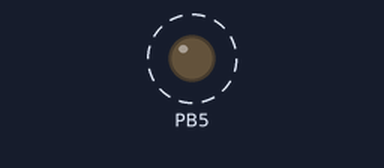
Bench run of a program on a simulated ATmega328P, built with avr-gcc and emulated at 16 MHz. Shown: output pins drawn as LEDs (lit = HIGH). Dashed ring = blinking.

Above: at 0.2 s.
Timing chart, 0 to 3.0 s (numbered marks = the images above):
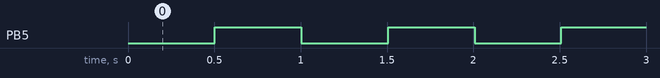

Measured:
- by itself, PB5: alternates HIGH for 0.50 s and LOW for 0.50 s

The program:

main.c
```c
#include <avr/io.h>
#include <avr/interrupt.h>
#include "millis.h"

int main(){
    millis_init();

    // Set port as output
    DDRB |= _BV(DDB5);

    // Enable interrupts
    sei();

    millis_t lastChangeLed = 0;

    while(1){
        millis_t now = millis();

        if(now - lastChangeLed >= 500){
            // Toggle LED
            PORTB ^= _BV(PORTB5);

            // Store time
            lastChangeLed = now;
        }
    }
}
```

millis.c
```c
// (licence header left out)
#include <avr/io.h>
#include <avr/interrupt.h>
#include <avr/power.h>
#include <util/atomic.h>
#include "millis.h"

#ifndef F_CPU
	#error "F_CPU not defined!"
#endif

#if F_CPU < 256 || F_CPU >= 32640000
	#error "Bad F_CPU setting (<256 or >=32640000)"
#endif

#ifndef MILLIS_TIMER
	#error "Bad MILLIS_TIMER set"
#endif

// Decide what what prescaler and registers to use
#if MILLIS_TIMER == MILLIS_TIMER0

// Timer0

#if F_CPU > 16320000 // 16.32MHz - 65.28MHz
	#define CLOCKSEL (_BV(CS20))
	#define PRESCALER 256
#elif F_CPU > 2040000 // 2.04MHz - 16.32MHz
	#define CLOCKSEL (_BV(CS01)|_BV(CS00))
	#define PRESCALER 64
#elif F_CPU > 255 // 256Hz - 2.04MHz
	#define CLOCKSEL (_BV(CS01))
	#define PRESCALER 8
#endif

#define REG_TCCRA		TCCR0A
#define REG_TCCRB		TCCR0B
#define REG_TIMSK		TIMSK0
#define REG_OCR			OCR0A
#define BIT_WGM			WGM01
#define BIT_OCIE		OCIE0A
#ifdef TIMER0_COMPA_vect
	#define ISR_VECT		TIMER0_COMPA_vect
#else
	#define ISR_VECT		TIM0_COMPA_vect
#endif
#define pwr_enable()	power_timer0_enable()
#define pwr_disable()	power_timer0_disable()

#define SET_TCCRA()	(REG_TCCRA = _BV(BIT_WGM))
#define SET_TCCRB()	(REG_TCCRB = CLOCKSEL)

#elif MILLIS_TIMER == MILLIS_TIMER1

// Timer1

// 1KHz - 65.28MHz
#define CLOCKSEL (_BV(CS10))
#define PRESCALER 1

#define REG_TCCRA		TCCR1A
#define REG_TCCRB		TCCR1B
#define REG_TIMSK		TIMSK1
#define REG_OCR			OCR1A
#define BIT_WGM			WGM12
#define BIT_OCIE		OCIE1A
#ifdef TIMER1_COMPA_vect
	#define ISR_VECT		TIMER1_COMPA_vect
#else
	#define ISR_VECT		TIM1_COMPA_vect
#endif
#define pwr_enable()	power_timer1_enable()
#define pwr_disable()	power_timer1_disable()

#define SET_TCCRA()	(REG_TCCRA = 0)
#define SET_TCCRB()	(REG_TCCRB = _BV(BIT_WGM)|CLOCKSEL)

#elif MILLIS_TIMER == MILLIS_TIMER2

// Timer2

#if F_CPU > 16320000 // 16.32MHz - 32.64MHz
	#define CLOCKSEL (_BV(CS22)|_BV(CS20))
	#define PRESCALER 128
#elif F_CPU > 8160000 // 8.16MHz - 16.32MHz
	#define CLOCKSEL (_BV(CS22))
	#define PRESCALER 64
#elif F_CPU > 2040000 // 2.04MHz - 8.16MHz
	#define CLOCKSEL (_BV(CS21)|_BV(CS20))
	#define PRESCALER 32
#elif F_CPU > 255 // 256Hz - 2.04MHz
	#define CLOCKSEL (_BV(CS21))
	#define PRESCALER 8
#endif

#define REG_TCCRA		TCCR2A
#define REG_TCCRB		TCCR2B
#define REG_TIMSK		TIMSK2
#define REG_OCR			OCR2A
#define BIT_WGM			WGM21
#define BIT_OCIE		OCIE2A
#define ISR_VECT		TIMER2_COMPA_vect
#define pwr_enable()	power_timer2_enable()
#define pwr_disable()	power_timer2_disable()

#define SET_TCCRA()	(REG_TCCRA = _BV(BIT_WGM))
#define SET_TCCRB()	(REG_TCCRB = CLOCKSEL)

#else
	#error "Bad MILLIS_TIMER set"
#endif

static volatile millis_t milliseconds;

// Initialise library
void millis_init()
{
	// Timer settings
	SET_TCCRA();
	SET_TCCRB();
	REG_TIMSK = _BV(BIT_OCIE);
	REG_OCR = ((F_CPU / PRESCALER) / 1000);
}

// Get current milliseconds
millis_t millis_get()
{
	millis_t ms;
	ATOMIC_BLOCK(ATOMIC_RESTORESTATE)
	{
		ms = milliseconds;
	}
	return ms;
}

// Turn on timer and resume time keeping
void millis_resume()
{
	pwr_enable();
	REG_TIMSK |= _BV(BIT_OCIE);
}

// Pause time keeping and turn off timer to save power
void millis_pause()
{
	REG_TIMSK &= ~_BV(BIT_OCIE);
	pwr_disable();
}

// Reset milliseconds count to 0
void millis_reset()
{
	ATOMIC_BLOCK(ATOMIC_RESTORESTATE)
	{
		milliseconds = 0;
	}
}

// Add time
void millis_add(millis_t ms)
{
	ATOMIC_BLOCK(ATOMIC_RESTORESTATE)
	{
		milliseconds += ms;
	}
}

// Subtract time
void millis_subtract(millis_t ms)
{
	ATOMIC_BLOCK(ATOMIC_RESTORESTATE)
	{
		milliseconds -= ms;
	}
}

ISR(ISR_VECT)
{
	++milliseconds;
}
```

millis.h
```c
// (licence header left out)
#ifndef MILLIS_H_
#define MILLIS_H_

/**
* Milliseconds data type \n
* Data type				- Max time span			- Memory used \n
* unsigned char			- 255 milliseconds		- 1 byte \n
* unsigned int			- 65.54 seconds			- 2 bytes \n
* unsigned long			- 49.71 days			- 4 bytes \n
* unsigned long long	- 584.9 million years	- 8 bytes
*/
typedef unsigned long millis_t;

#define MILLIS_TIMER0 0 /**< Use timer0. */
#define MILLIS_TIMER1 1 /**< Use timer1. */
#define MILLIS_TIMER2 2 /**< Use timer2. */

#ifndef MILLIS_TIMER
  #define MILLIS_TIMER MILLIS_TIMER2 /**< Which timer to use. */
#endif

#ifndef ARDUINO
/**
* Alias of millis_get().
*
* @note Not availble for Arduino since millis() is already used.
*/
	#define millis() millis_get()
#endif

#ifdef __cplusplus
extern "C" {
#endif

/**
* Initialise, must be called before anything else!
*
* @return (none)
*/
void millis_init(void);

/**
* Get milliseconds.
*
* @return Milliseconds.
*/
millis_t millis_get(void);

/**
* Turn on timer and resume time keeping.
*
* @return (none)
*/
void millis_resume(void);

/**
* Pause time keeping and turn off timer to save power.
*
* @return (none)
*/
void millis_pause(void);

/**
* Reset milliseconds count to 0.
*
* @return (none)
*/
void millis_reset(void);

/**
* Add time.
*
* @param [ms] Milliseconds to add.
* @return (none)
*/
void millis_add(millis_t ms);

/**
* Subtract time.
*
* @param [ms] Milliseconds to subtract.
* @return (none)
*/
void millis_subtract(millis_t ms);

#ifdef __cplusplus
}
#endif

#endif /* MILLIS_H_ */
```
